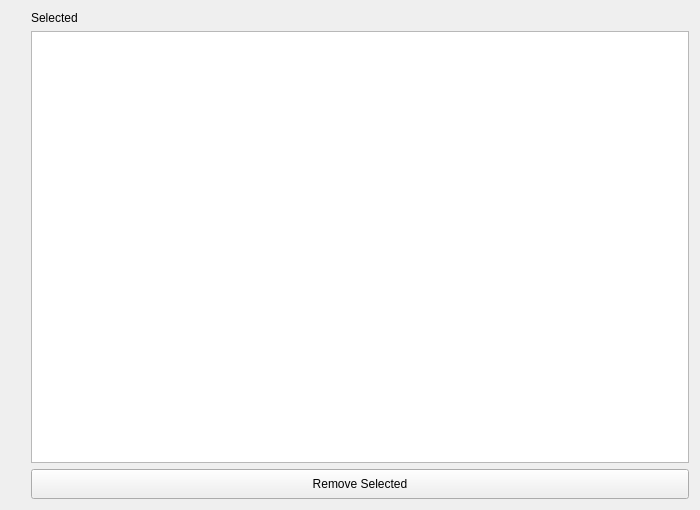
<?xml version="1.0" encoding="UTF-8"?>
<ui version="4.0">
 <class>PageResourceChooser</class>
 <widget class="QWizardPage" name="PageResourceChooser">
  <property name="geometry">
   <rect>
    <x>0</x>
    <y>0</y>
    <width>700</width>
    <height>510</height>
   </rect>
  </property>
  <property name="sizePolicy">
   <sizepolicy hsizetype="Minimum" vsizetype="Expanding">
    <horstretch>0</horstretch>
    <verstretch>0</verstretch>
   </sizepolicy>
  </property>
  <property name="windowTitle">
   <string>WizardPage</string>
  </property>
  <layout class="QGridLayout" name="gridLayout">
   <item row="0" column="0">
    <layout class="QHBoxLayout" name="horizontalLayout">
     <item>
      <layout class="QFormLayout" name="formLayout">
       <property name="fieldGrowthPolicy">
        <enum>QFormLayout::ExpandingFieldsGrow</enum>
       </property>
      </layout>
     </item>
     <item>
      <spacer name="verticalSpacer">
       <property name="orientation">
        <enum>Qt::Vertical</enum>
       </property>
       <property name="sizeHint" stdset="0">
        <size>
         <width>20</width>
         <height>40</height>
        </size>
       </property>
      </spacer>
     </item>
     <item>
      <layout class="QVBoxLayout" name="verticalLayout_2">
       <item>
        <widget class="QLabel" name="selected">
         <property name="sizePolicy">
          <sizepolicy hsizetype="Expanding" vsizetype="Fixed">
           <horstretch>0</horstretch>
           <verstretch>0</verstretch>
          </sizepolicy>
         </property>
         <property name="text">
          <string>Selected</string>
         </property>
        </widget>
       </item>
       <item>
        <widget class="QListWidget" name="tableSelected">
         <property name="minimumSize">
          <size>
           <width>0</width>
           <height>350</height>
          </size>
         </property>
        </widget>
       </item>
       <item>
        <widget class="QPushButton" name="pushButton">
         <property name="sizePolicy">
          <sizepolicy hsizetype="Expanding" vsizetype="Fixed">
           <horstretch>0</horstretch>
           <verstretch>0</verstretch>
          </sizepolicy>
         </property>
         <property name="minimumSize">
          <size>
           <width>0</width>
           <height>30</height>
          </size>
         </property>
         <property name="text">
          <string>Remove Selected</string>
         </property>
        </widget>
       </item>
      </layout>
     </item>
    </layout>
   </item>
  </layout>
 </widget>
 <resources/>
 <connections/>
</ui>
